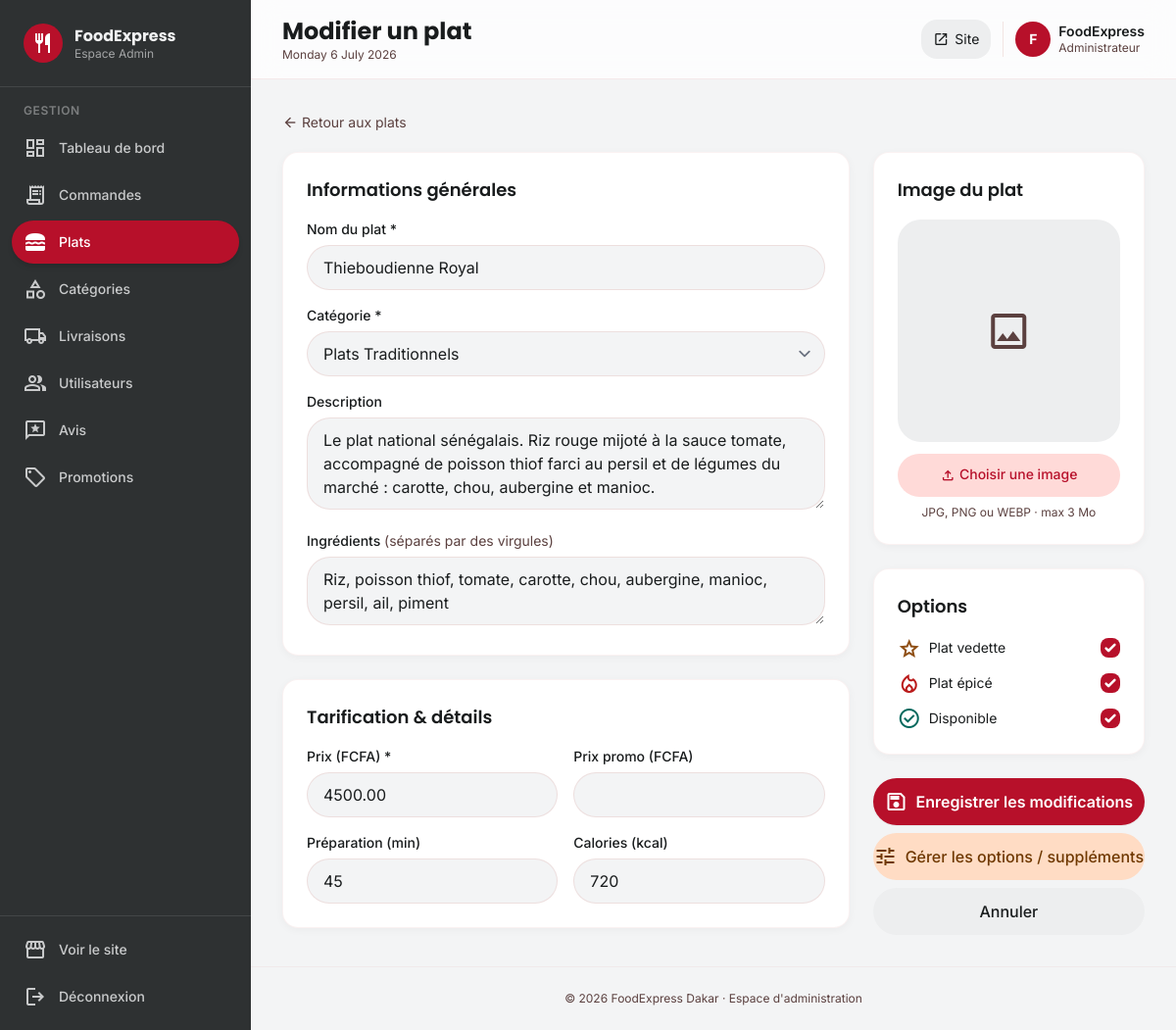
Page /admin/plat-form.php?id=1 (signed in) on the committed database.
### tables this page shows
CREATE TABLE IF NOT EXISTS plats (
    id INT AUTO_INCREMENT PRIMARY KEY,
    categorie_id INT NOT NULL,
    nom VARCHAR(150) NOT NULL,
    slug VARCHAR(180) NOT NULL UNIQUE,
    description TEXT,
    ingredients TEXT,
    prix DECIMAL(10,2) NOT NULL,
    prix_promo DECIMAL(10,2) DEFAULT NULL,
    image VARCHAR(255) DEFAULT NULL,
    temps_preparation INT DEFAULT 30 COMMENT 'en minutes',
    calories INT DEFAULT NULL,
    epice TINYINT(1) DEFAULT 0,
    vedette TINYINT(1) DEFAULT 0,
    disponible TINYINT(1) DEFAULT 1,
    note_moyenne DECIMAL(2,1) DEFAULT 0.0,
    nb_ventes INT DEFAULT 0,
    created_at DATETIME DEFAULT CURRENT_TIMESTAMP,
    FOREIGN KEY (categorie_id) REFERENCES categories(id) ON DELETE CASCADE,
    INDEX idx_categorie (categorie_id),
    INDEX idx_vedette (vedette),
    INDEX idx_disponible (disponible)
);

CREATE TABLE IF NOT EXISTS categories (
    id INT AUTO_INCREMENT PRIMARY KEY,
    nom VARCHAR(100) NOT NULL,
    slug VARCHAR(120) NOT NULL UNIQUE,
    description TEXT,
    icone VARCHAR(80) DEFAULT 'restaurant',
    image VARCHAR(255) DEFAULT NULL,
    ordre INT DEFAULT 0,
    actif TINYINT(1) DEFAULT 1,
    created_at DATETIME DEFAULT CURRENT_TIMESTAMP
);

### includes/functions.php (called while the page is built, shortened)
<?php
function e($value) {
    return htmlspecialchars((string)$value, ENT_QUOTES | ENT_HTML5, 'UTF-8');
}

### admin/plat-form.php (the view, shortened to what this page needs)
<?php
require_once __DIR__ . '/../config/database.php';
$categories = $pdo->query("SELECT * FROM categories ORDER BY nom")->fetchAll();
$id = (int)($_GET['id'] ?? 0);
$isEdit = $id > 0;
$plat = [
    'nom' => '', 'categorie_id' => '', 'description' => '', 'ingredients' => '',
    'prix' => '', 'prix_promo' => '', 'temps_preparation' => 30, 'calories' => '',
    'image' => '', 'epice' => 0, 'vedette' => 0, 'disponible' => 1,
];
if ($isEdit) {
    $stmt = $pdo->prepare('SELECT * FROM plats WHERE id = ?');
    $stmt->execute([$id]);
    $found = $stmt->fetch();
    $plat = $found;
}
include __DIR__ . '/../includes/admin-sidebar.php';
?>
<div class="mb-4">
    <a href="plats.php" class="inline-flex items-center gap-1 text-sm text-on-surface-variant hover:text-primary">
        <span class="material-symbols-outlined text-base">arrow_back</span> Retour aux plats
    </a>
</div>
<form method="post" enctype="multipart/form-data" class="grid grid-cols-1 lg:grid-cols-3 gap-6">
    <div class="lg:col-span-2 space-y-6">
        <div class="bg-white rounded-2xl p-6 shadow-soft border border-outline-variant/20">
            <h3 class="font-display font-semibold text-lg mb-4">Informations générales</h3>
            <div class="space-y-4">
                <div>
                    <label class="block text-sm font-medium mb-1.5">Nom du plat *</label>
                    <input type="text" name="nom" value="<?= e($plat['nom']) ?>" required
                           class="w-full px-4 py-2.5 bg-surface-container-low border border-outline-variant/40 rounded-xl focus:border-primary focus:ring-2 focus:ring-primary/20">
                </div>
                <div>
                    <label class="block text-sm font-medium mb-1.5">Catégorie *</label>
                    <select name="categorie_id" required class="w-full px-4 py-2.5 bg-surface-container-low border border-outline-variant/40 rounded-xl focus:border-primary">
                        <?php foreach ($categories as $c): ?>
                            <option value="<?= $c['id'] ?>" <?= (int)$plat['categorie_id'] === (int)$c['id'] ? 'selected' : '' ?>><?= e($c['nom']) ?></option>
                        <?php endforeach; ?>
                    </select>
                </div>
                <div>
                    <label class="block text-sm font-medium mb-1.5">Description</label>
                    <textarea name="description" rows="3" class="w-full px-4 py-2.5 bg-surface-container-low border border-outline-variant/40 rounded-xl focus:border-primary focus:ring-2 focus:ring-primary/20"><?= e($plat['description']) ?></textarea>
                </div>
                <div>
                    <label class="block text-sm font-medium mb-1.5">Ingrédients <span class="text-on-surface-variant font-normal">(séparés par des virgules)</span></label>
                    <textarea name="ingredients" rows="2" class="w-full px-4 py-2.5 bg-surface-container-low border border-outline-variant/40 rounded-xl focus:border-primary focus:ring-2 focus:ring-primary/20"><?= e($plat['ingredients']) ?></textarea>
                </div>
            </div>
        </div>
        <div class="bg-white rounded-2xl p-6 shadow-soft border border-outline-variant/20">
            <h3 class="font-display font-semibold text-lg mb-4">Tarification & détails</h3>
            <div class="grid grid-cols-2 gap-4">
                <div>
                    <label class="block text-sm font-medium mb-1.5">Prix (FCFA) *</label>
                    <input type="number" name="prix" value="<?= e($plat['prix']) ?>" min="0" step="50" required
                           class="w-full px-4 py-2.5 bg-surface-container-low border border-outline-variant/40 rounded-xl focus:border-primary focus:ring-2 focus:ring-primary/20">
                </div>
                <div>
                    <label class="block text-sm font-medium mb-1.5">Prix promo (FCFA)</label>
                    <input type="number" name="prix_promo" value="<?= e($plat['prix_promo']) ?>" min="0" step="50"
                           class="w-full px-4 py-2.5 bg-surface-container-low border border-outline-variant/40 rounded-xl focus:border-primary focus:ring-2 focus:ring-primary/20">
                </div>
                <div>
                    <label class="block text-sm font-medium mb-1.5">Préparation (min)</label>
                    <input type="number" name="temps_preparation" value="<?= e($plat['temps_preparation']) ?>" min="1"
                           class="w-full px-4 py-2.5 bg-surface-container-low border border-outline-variant/40 rounded-xl focus:border-primary focus:ring-2 focus:ring-primary/20">
                </div>
                <div>
                    <label class="block text-sm font-medium mb-1.5">Calories (kcal)</label>
                    <input type="number" name="calories" value="<?= e($plat['calories']) ?>" min="0"
                           class="w-full px-4 py-2.5 bg-surface-container-low border border-outline-variant/40 rounded-xl focus:border-primary focus:ring-2 focus:ring-primary/20">
                </div>
            </div>
        </div>
    </div>
    <div class="space-y-6">
        <div class="bg-white rounded-2xl p-6 shadow-soft border border-outline-variant/20">
            <h3 class="font-display font-semibold text-lg mb-4">Image du plat</h3>
            <div class="aspect-square rounded-xl bg-surface-container overflow-hidden mb-3 flex items-center justify-center" id="imgPreview">
            </div>
            <label class="block">
                <span class="block text-center px-4 py-2.5 bg-primary-fixed text-primary rounded-xl cursor-pointer hover:bg-primary-fixed-dim transition-colors text-sm font-medium">
                    <span class="material-symbols-outlined text-base align-middle">upload</span> Choisir une image
                </span>
            </label>
            <p class="text-xs text-on-surface-variant mt-2 text-center">JPG, PNG ou WEBP · max 3 Mo</p>
        </div>
        <div class="bg-white rounded-2xl p-6 shadow-soft border border-outline-variant/20">
            <h3 class="font-display font-semibold text-lg mb-4">Options</h3>
            <div class="space-y-3">
                <label class="flex items-center justify-between cursor-pointer">
                    <span class="text-sm flex items-center gap-2"><span class="material-symbols-outlined text-secondary">star</span> Plat vedette</span>
                    <input type="checkbox" name="vedette" <?= $plat['vedette'] ? 'checked' : '' ?> class="rounded text-primary focus:ring-primary w-5 h-5">
                </label>
                <label class="flex items-center justify-between cursor-pointer">
                    <span class="text-sm flex items-center gap-2"><span class="material-symbols-outlined text-error">local_fire_department</span> Plat épicé</span>
                    <input type="checkbox" name="epice" <?= $plat['epice'] ? 'checked' : '' ?> class="rounded text-primary focus:ring-primary w-5 h-5">
                </label>
                <label class="flex items-center justify-between cursor-pointer">
                    <span class="text-sm flex items-center gap-2"><span class="material-symbols-outlined text-tertiary">check_circle</span> Disponible</span>
                    <input type="checkbox" name="disponible" <?= $plat['disponible'] ? 'checked' : '' ?> class="rounded text-primary focus:ring-primary w-5 h-5">
                </label>
            </div>
        </div>
        <div class="flex flex-col gap-2">
            <button type="submit" class="w-full py-3 bg-primary text-white font-semibold rounded-xl hover:brightness-110 active:scale-[0.98] transition-all shadow-sm flex items-center justify-center gap-2">
                <span class="material-symbols-outlined">save</span>
                <?= $isEdit ? 'Enregistrer les modifications' : 'Ajouter le plat' ?>
            </button>
            <?php if ($isEdit): ?>
                <a href="plat-options.php?plat_id=<?= $id ?>" class="w-full py-3 bg-secondary-fixed text-on-secondary-fixed-variant text-center font-medium rounded-xl hover:brightness-95 transition-colors flex items-center justify-center gap-2">
                    <span class="material-symbols-outlined">tune</span> Gérer les options / suppléments
                </a>
            <?php endif; ?>
            <a href="plats.php" class="w-full py-3 bg-surface-container text-center font-medium rounded-xl hover:bg-surface-container-high transition-colors">Annuler</a>
        </div>
    </div>
</form>
<?php include __DIR__ . '/../includes/admin-footer.php'; ?>

### includes/head.php (style rules this page uses)
* { font-family: 'Inter', sans-serif; }
h1, h2, h3, h4, h5, .font-display { font-family: 'Poppins', sans-serif; }
.material-symbols-outlined { font-variation-settings: 'FILL' 0, 'wght' 400, 'GRAD' 0, 'opsz' 24; vertical-align: middle; }
body { background: #f8f9fa; color: #191c1d; }

### rows in the picture
plats: nom "Thieboudienne Royal", categorie_id "Plats Traditionnels", description "Le plat national sénégalais. Riz rouge mijoté à la sauce tomate, accompagné de poisson thiof farci au persil et de légumes du marché : carotte, chou, aubergine et manioc.", ingredients "Riz, poisson thiof, tomate, carotte, chou, aubergine, manioc, persil, ail, piment", prix "4500.00", temps_preparation "45", calories "720", vedette "☑", epice "☑", disponible "☑"

### other values in the picture
$item['label'] "Tableau de bord"
$item['label'] "Commandes"
$item['label'] "Plats"
$item['label'] "Catégories"
$item['label'] "Livraisons"
$item['label'] "Utilisateurs"
$item['label'] "Avis"
$item['label'] "Promotions"
$pageTitle "Modifier un plat"
substr($_SESSION['user_prenom'] ?? 'A', 0, 1) "F"
$_SESSION['user_prenom'] "FoodExpress"
